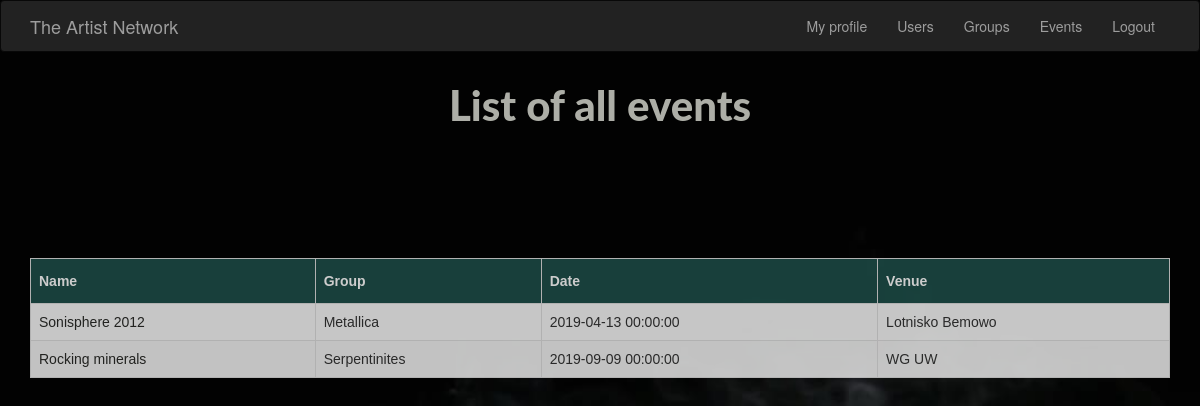
The app's page /events (signed in) with its own data.
### app/models.py (models this page shows, shortened)
class Event(db.Model):
    __tablename__='events'
    id = db.Column(db.Integer, primary_key=True)
    eventName = db.Column(db.String(60), unique=True, nullable=False)
    location = db.Column(db.String(100))
    eventDescription = db.Column(db.String(100))
    isFree = db.Column(db.Boolean)
    date = db.Column(db.DateTime)
    event_author = db.Column(
        db.Integer, db.ForeignKey('group.id'), nullable=True
    )
    def group_name(self):
        return Group.query.get(self.event_author).groupName

class Group(db.Model):
    id = db.Column(db.Integer, primary_key=True)
    groupName= db.Column(db.String(140))
    groupDescription = db.Column(db.String(140))
    event=db.relationship('Event', backref='eventAuthor', lazy='dynamic')
    posts=db.relationship('Post', backref='postGroup', lazy='dynamic')
    admin = db.Column(
        db.Integer, db.ForeignKey('artist.id'), nullable=True
    )

### app/__init__.py (the view)
    @app.route('/events')
    @login_required
    def events():
        events = Event.query.all()
        return render_template('events/events.html', events=events)

### app/models.py (called while the page is built)
@login.user_loader
def load_user(id):
    return Artist.query.get(int(id))

### app/templates/events/events.html (shortened to what this page needs)
{% extends "base.html" %}
{% block styles %}
    {{ super() }}
<head>
    <link href="https://maxcdn.bootstrapcdn.com/bootstrap/3.3.7/css/bootstrap.min.css" rel="stylesheet">
    <link href="https://maxcdn.bootstrapcdn.com/font-awesome/4.7.0/css/font-awesome.min.css" rel="stylesheet">
    <link href="{{ url_for('static', filename='css/style2.css') }}" rel="stylesheet" type= "text/css">
</head>
{% endblock %}
{% block content %}
    <h1>List of all events</h1>
    <div class="container">
    <table>
    <div class="content-section2">
    <div class="center">
        <thead>
        <th> Name </th>
        <th> Group </th>
        <th> Date </th>
        <th> Venue </th>
        </thead>
        {% for event in events %}
            <tr>
                <td>
                    <a style="color: #2a2b28;" href={{ url_for('event_details', eventname=event.eventName) }} >
                        {{ event.eventName }}
                    </a>
                </td>
                <td>
                        {{ event.group_name() }}
                </td>
                <td> {{ event.date }} </td>
                <td> {{ event.location }} </td>
            </tr>
        {% endfor %}
        </div>
    </div>
    </table>
    </div>
{% endblock %}

### app/static/css/style2.css (style rules this page uses)
body, html { width: 100%; min-height: 100%; }
h1 { font-family: "Lato", "Helvetica Neue", Helvetica, Arial, sans-serif; font-weight: 800; font-size: 300%; color: #F6F8ED; pmargin: auto; padding: 10px; opacity: 0.7; text-align: center; width:500px; margin: 0 auto; }
body { background: url(../img/intro2.jpg) no-repeat bottom center; background-size: cover; background-color: #000000; height: 100%; }
table { font-family: "Trebuchet MS", Arial, Helvetica, sans-serif; border-collapse: collapse; width: 100%; background-color: #f7f7f7; opacity: 0.8; }
td, th { border: 1px solid #ddd; padding: 8px; }
tr:nth-child(even) { background-color: #f2f2f2; }
th { padding-top: 12px; padding-bottom: 12px; text-align: left; background-color: #1e4f4a; color: white; }
.content-section2 { top: -50px; font-size: 120%; color: #fcfcfc; padding: 50px 0; height: 60%; margin: auto; width: 90%; opacity: 0.6; }
.center { margin: auto; width: 50%; padding: 10px; }

### records on screen
Event: eventName "Sonisphere 2012", group_name "Metallica", date "2019-04-13 00:00:00", location "Lotnisko Bemowo"
Event: eventName "Rocking minerals", group_name "Serpentinites", date "2019-09-09 00:00:00", location "WG UW"
